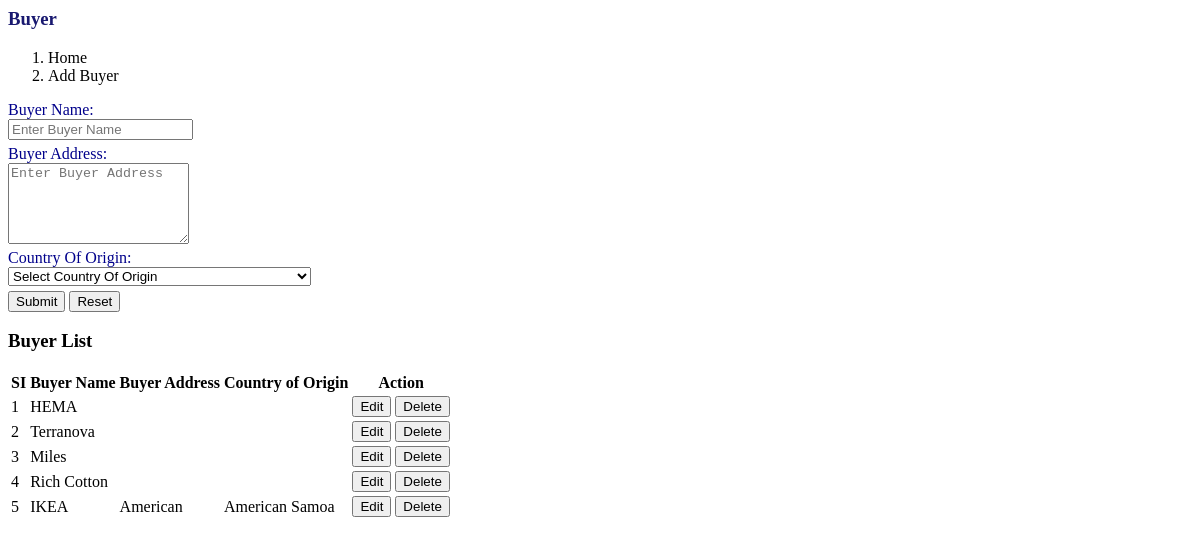
The page /settings/buyer.php (signed in) on the database as committed earlier.
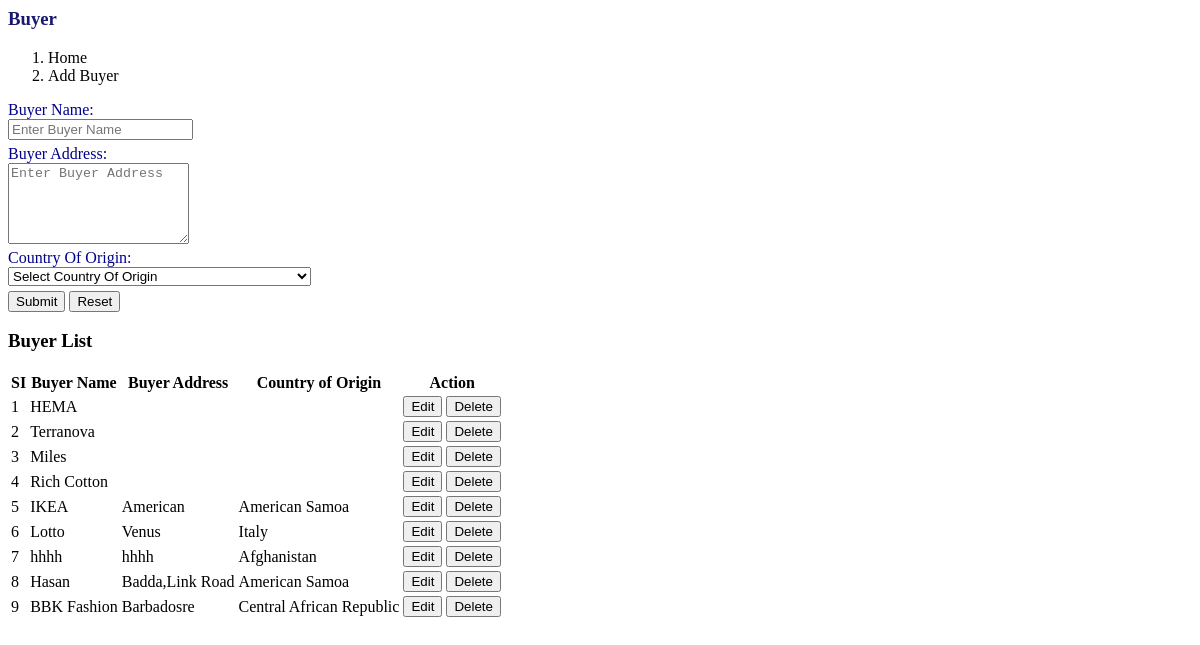
The same page on the database as committed later.
### tables this page shows
CREATE TABLE `buyer` (
  `row_id` int(10) NOT NULL,
  `buyer_id` varchar(10) NOT NULL,
  `buyer_name` varchar(100) DEFAULT NULL,
  `buyer_address` varchar(250) DEFAULT NULL,
  `country_of_origin` varchar(100) DEFAULT NULL,
  `recording_person_id` varchar(30) DEFAULT NULL,
  `recording_person_name` varchar(50) DEFAULT NULL,
  `recording_time` datetime DEFAULT NULL
);

### settings/buyer.php (the view, shortened to what this page needs)
<?php
include('../login/db_connection_class.php');
?>
<div class="col-sm-12 col-md-12 col-lg-12">
		<div class="panel panel-default">
				<div class="panel-heading text-center" style="color:#191970;"><h3><b>Buyer</b></h3></div>
				 <nav aria-label="breadcrumb">
					  <ol class="breadcrumb">
					    <li class="breadcrumb-item active" aria-current="page">Home</li>
					     <li class="breadcrumb-item"><a onclick="load_page('settings/buyer.php')">Add Buyer</a></li>
					  </ol>
				 </nav>
				<form class="form-horizontal" action="" style="margin-top:10px;" name="buyer_form" id="buyer_form">
						<div class="form-group form-group-sm" id="form-group_for_buyer_name">
								<label class="control-label col-sm-3" for="buyer_name" style="color:#00008B;">Buyer Name:</label>
								<div class="col-sm-5">
									<input type="text" class="form-control" id="buyer_name" name="buyer_name" placeholder="Enter Buyer Name" required>
								</div>
						</div>
						<div class="form-group form-group-sm" id="form-group_for_buyer_address">
								<label class="control-label col-sm-3" for="buyer_address" style="color:#00008B;">Buyer Address:</label>
								<div class="col-sm-5">
									<textarea class='form-control' id='buyer_address' name='buyer_address' rows='5' placeholder="Enter Buyer Address"></textarea>
								</div>
						</div>
						<div class="form-group form-group-sm" id="form-group_for_country_of_origin">
						<label class="control-label col-sm-3" for="country_of_origin" style="margin-right:0px; color:#00008B;">Country Of Origin:</label>
							<div class="col-sm-5">
								<select  class="form-control add_buyer" id="country_of_origin" name="country_of_origin">
											<option>Select Country Of Origin</option>
								</select>
							</div>
						</div>
						<div class="form-group form-group-sm">
								<div class="col-sm-offset-3 col-sm-5">
									<button type="button" class="btn btn-primary" onClick="sending_data_of_buyer_form_for_saving_in_database()">Submit</button>
									<button type="reset" class="btn btn-success">Reset</button>
								</div>
						</div>
				</form>
		</div>
		<div class="panel panel-default">
		<div class="panel-heading text-center"><h3><b>Buyer List</b></h3></div>
        <div class="form-group form-group-sm">
			         <table id="datatable-buttons" class="table table-striped table-bordered">
			         	<thead>
			                 <tr>
			                 <th>SI</th>
			                 <th>Buyer Name</th>
			                 <th>Buyer Address</th>
			                 <th>Country of Origin</th>
			                 <th>Action</th>
			                 </tr>
			            </thead>
			            <tbody>
			            <?php
			                            $s1 = 1;
			                            $sql_for_color = "SELECT * FROM buyer ORDER BY row_id ASC";
			                            $res_for_color = mysqli_query($con, $sql_for_color);
			                            while ($row = mysqli_fetch_assoc($res_for_color))
			                            {
			             ?>
			             <tr>
			                <td><?php echo $s1; ?></td>
			                <td><?php echo $row['buyer_name']; ?></td>
			                <td><?php echo $row['buyer_address']; ?></td>
			                <td><?php echo $row['country_of_origin']; ?></td>
			                <td>
			                        <button type="submit" id="" name="" class="btn btn-primary btn-xs" onclick="load_page('settings/edit_buyer.php?buyer_id=<?php echo $row['buyer_id']?>')"> Edit </button>
			                        <button type="submit" id="" name="" class="btn btn-danger btn-xs" onclick="sending_data_for_delete('<?php echo $row['buyer_id']?>')"> Delete </button>
			                    </td>
			                <?php
			                $s1++;
                                        }
			                 ?>
			             </tr>
			          </tbody>
			         </table>
			       </div>
        </div>
</div>

### settings/buyer.php (style rules this page uses)
.form-group { margin-bottom: 5px; }

Rows that differ between the two databases and show on the page:
added buyer: buyer_name "Lotto", buyer_address "Venus", country_of_origin "Italy"
added buyer: buyer_name "hhhh", buyer_address "hhhh", country_of_origin "Afghanistan"
added buyer: buyer_name "Hasan", buyer_address "Badda,Link Road", country_of_origin "American Samoa"
added buyer: buyer_name "BBK Fashion", buyer_address "Barbadosre", country_of_origin "Central African Republic"
